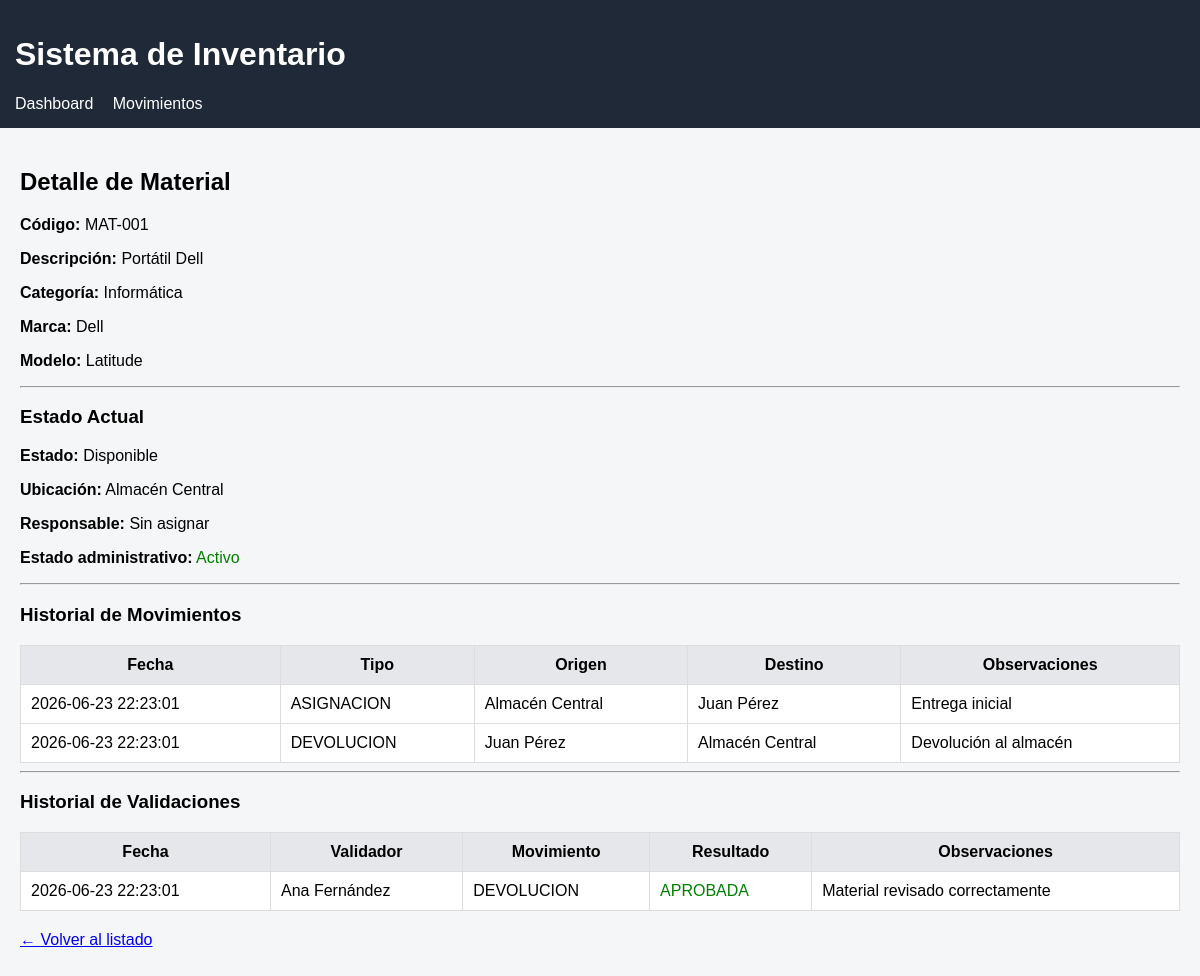
The app's page /material.php?codigo=MAT-001 with its own data.
### tables this page shows
CREATE TABLE material (
    id_material INT AUTO_INCREMENT PRIMARY KEY,
    codigo VARCHAR(50) UNIQUE,
    descripcion TEXT,
    categoria VARCHAR(100),
    marca VARCHAR(100),
    modelo VARCHAR(100),
    fecha_alta TIMESTAMP DEFAULT CURRENT_TIMESTAMP,
    activo TINYINT(1) DEFAULT 1
);

CREATE TABLE estado_material (
    id_estado INT AUTO_INCREMENT PRIMARY KEY,
    nombre VARCHAR(100) NOT NULL,
    descripcion TEXT
);

CREATE TABLE ubicacion (
    id_ubicacion INT AUTO_INCREMENT PRIMARY KEY,
    nombre VARCHAR(150) NOT NULL,
    descripcion TEXT,
    tipo VARCHAR(100)
);

CREATE TABLE movimiento_material (
    id_movimiento INT AUTO_INCREMENT PRIMARY KEY,
    id_material INT NOT NULL,
    id_usuario_origen INT NULL,
    id_usuario_destino INT NULL,
    id_ubicacion_origen INT NULL,
    id_ubicacion_destino INT NULL,
    tipo_movimiento VARCHAR(100),
    fecha_movimiento TIMESTAMP DEFAULT CURRENT_TIMESTAMP,
    observaciones TEXT,

    FOREIGN KEY (id_material) REFERENCES material(id_material),
    FOREIGN KEY (id_usuario_origen) REFERENCES usuario(id_usuario),
    FOREIGN KEY (id_usuario_destino) REFERENCES usuario(id_usuario),
    FOREIGN KEY (id_ubicacion_origen) REFERENCES ubicacion(id_ubicacion),
    FOREIGN KEY (id_ubicacion_destino) REFERENCES ubicacion(id_ubicacion)
);

CREATE TABLE validacion_devolucion (
    id_validacion INT AUTO_INCREMENT PRIMARY KEY,
    id_movimiento INT NOT NULL,
    id_validador INT NOT NULL,
    fecha_validacion TIMESTAMP DEFAULT CURRENT_TIMESTAMP,
    resultado VARCHAR(50),
    observaciones TEXT,

    FOREIGN KEY (id_movimiento) REFERENCES movimiento_material(id_movimiento),
    FOREIGN KEY (id_validador) REFERENCES usuario(id_usuario)
);

CREATE TABLE usuario (
    id_usuario INT AUTO_INCREMENT PRIMARY KEY,
    nombre VARCHAR(150) NOT NULL,
    email VARCHAR(150) UNIQUE NOT NULL,
    cargo VARCHAR(100),
    activo TINYINT(1) DEFAULT 1
);

### material.php (the view, shortened to what this page needs)
<?php
require_once 'db.php';
require_once 'includes/header.php';
$codigo = $_GET['codigo'] ?? null;
$sql = "
SELECT
    m.id_material,
    m.codigo,
    m.descripcion,
    m.categoria,
    m.marca,
    m.modelo,
    m.activo,
    em.nombre AS estado,
    u.nombre AS usuario,
    ub.nombre AS ubicacion
FROM material m
LEFT JOIN estado_actual_material eam
    ON m.id_material = eam.id_material
LEFT JOIN estado_material em
    ON eam.id_estado = em.id_estado
LEFT JOIN usuario u
    ON eam.id_usuario_actual = u.id_usuario
LEFT JOIN ubicacion ub
    ON eam.id_ubicacion_actual = ub.id_ubicacion
WHERE m.codigo = ?
";
$stmt = $pdo->prepare($sql);
$stmt->execute([$codigo]);
$material = $stmt->fetch(PDO::FETCH_ASSOC);
$sql2 = "
SELECT
    mm.id_movimiento,
    mm.fecha_movimiento,
    mm.tipo_movimiento,
    mm.observaciones,
    uo.nombre AS usuario_origen,
    ud.nombre AS usuario_destino,
    ubo.nombre AS ubicacion_origen,
    ubd.nombre AS ubicacion_destino
FROM movimiento_material mm
LEFT JOIN usuario uo
    ON mm.id_usuario_origen = uo.id_usuario
LEFT JOIN usuario ud
    ON mm.id_usuario_destino = ud.id_usuario
LEFT JOIN ubicacion ubo
    ON mm.id_ubicacion_origen = ubo.id_ubicacion
LEFT JOIN ubicacion ubd
    ON mm.id_ubicacion_destino = ubd.id_ubicacion
WHERE mm.id_material = ?
ORDER BY mm.fecha_movimiento DESC
";
$stmt2 = $pdo->prepare($sql2);
$stmt2->execute([$material['id_material']]);
$movimientos = $stmt2->fetchAll(PDO::FETCH_ASSOC);
$sql3 = "
SELECT
    vd.fecha_validacion,
    vd.resultado,
    vd.observaciones,
    u.nombre AS validador,
    mm.tipo_movimiento
FROM validacion_devolucion vd
JOIN movimiento_material mm
    ON vd.id_movimiento = mm.id_movimiento
LEFT JOIN usuario u
    ON vd.id_validador = u.id_usuario
WHERE mm.id_material = ?
ORDER BY vd.fecha_validacion DESC
";
$stmt3 = $pdo->prepare($sql3);
$stmt3->execute([$material['id_material']]);
$validaciones = $stmt3->fetchAll(PDO::FETCH_ASSOC);
?>
<h2>Detalle de Material</h2>
<p><b>Código:</b> <?= htmlspecialchars($material['codigo']) ?></p>
<p><b>Descripción:</b> <?= htmlspecialchars($material['descripcion']) ?></p>
<p><b>Categoría:</b> <?= htmlspecialchars($material['categoria'] ?? '-') ?></p>
<p><b>Marca:</b> <?= htmlspecialchars($material['marca'] ?? '-') ?></p>
<p><b>Modelo:</b> <?= htmlspecialchars($material['modelo'] ?? '-') ?></p>
<hr>
<h3>Estado Actual</h3>
<p><b>Estado:</b> <?= htmlspecialchars($material['estado'] ?? '-') ?></p>
<p><b>Ubicación:</b> <?= htmlspecialchars($material['ubicacion'] ?? '-') ?></p>
<p><b>Responsable:</b>
    <?= $material['usuario']
        ? htmlspecialchars($material['usuario'])
        : 'Sin asignar'; ?>
</p>
<p><b>Estado administrativo:</b>
    <?= $material['activo']
        ? '<span style="color:green;">Activo</span>'
        : '<span style="color:red;">Dado de baja</span>'; ?>
</p>
<hr>
<h3>Historial de Movimientos</h3>
<?php if (empty($movimientos)): ?>
    <p>No existen movimientos registrados.</p>
<?php else: ?>
<table>
    <tr>
        <th>Fecha</th>
        <th>Tipo</th>
        <th>Origen</th>
        <th>Destino</th>
        <th>Observaciones</th>
    </tr>
    <?php foreach ($movimientos as $mov): ?>
    <?php
    $origen = [];
    if ($mov['usuario_origen']) $origen[] = $mov['usuario_origen'];
    if ($mov['ubicacion_origen']) $origen[] = $mov['ubicacion_origen'];
    $destino = [];
    if ($mov['usuario_destino']) $destino[] = $mov['usuario_destino'];
    if ($mov['ubicacion_destino']) $destino[] = $mov['ubicacion_destino'];
    ?>
    <tr>
        <td><?= htmlspecialchars($mov['fecha_movimiento']) ?></td>
        <td><?= htmlspecialchars($mov['tipo_movimiento']) ?></td>
        <td><?= $origen ? htmlspecialchars(implode(' / ', $origen)) : '—' ?></td>
        <td><?= $destino ? htmlspecialchars(implode(' / ', $destino)) : '—' ?></td>
        <td><?= htmlspecialchars($mov['observaciones'] ?? '') ?></td>
    </tr>
    <?php endforeach; ?>
</table>
<?php endif; ?>
<hr>
<h3>Historial de Validaciones</h3>
<?php if (empty($validaciones)): ?>
    <p>No existen validaciones registradas.</p>
<?php else: ?>
<table>
    <tr>
        <th>Fecha</th>
        <th>Validador</th>
        <th>Movimiento</th>
        <th>Resultado</th>
        <th>Observaciones</th>
    </tr>
    <?php foreach ($validaciones as $v): ?>
    <tr>
        <td><?= htmlspecialchars($v['fecha_validacion']) ?></td>
        <td><?= htmlspecialchars($v['validador']) ?></td>
        <td><?= htmlspecialchars($v['tipo_movimiento']) ?></td>
        <td>
            <?= $v['resultado'] === 'APROBADA'
                ? '<span style="color:green;">APROBADA</span>'
                : '<span style="color:red;">RECHAZADA</span>'; ?>
        </td>
        <td><?= htmlspecialchars($v['observaciones'] ?? '') ?></td>
    </tr>
    <?php endforeach; ?>
</table>
<?php endif; ?>
<p style="margin-top:20px;">
    <a href="index.php">← Volver al listado</a>
</p>
<?php require_once 'includes/footer.php'; ?>

### css/estilos.css (style rules this page uses)
body { font-family: Arial; margin: 0; background: #f4f6f8; }
table { width: 100%; border-collapse: collapse; background: white; }
th, td { padding: 10px; border: 1px solid #ddd; }
th { background: #e5e7eb; }

### records on screen
material: codigo "MAT-001", descripcion "Portátil Dell", categoria "Informática", marca "Dell", modelo "Latitude", estado_material.nombre "Disponible", ubicacion.nombre "Almacén Central"
movimiento_material: fecha_movimiento "2026-06-23 22:23:01", tipo_movimiento "ASIGNACION", origen "Almacén Central", destino "Juan Pérez", observaciones "Entrega inicial"
movimiento_material: fecha_movimiento "2026-06-23 22:23:01", tipo_movimiento "DEVOLUCION", origen "Juan Pérez", destino "Almacén Central", observaciones "Devolución al almacén"
validacion_devolucion: fecha_validacion "2026-06-23 22:23:01", id_validador.nombre "Ana Fernández", id_movimiento.tipo_movimiento "DEVOLUCION", resultado "APROBADA", observaciones "Material revisado correctamente"
